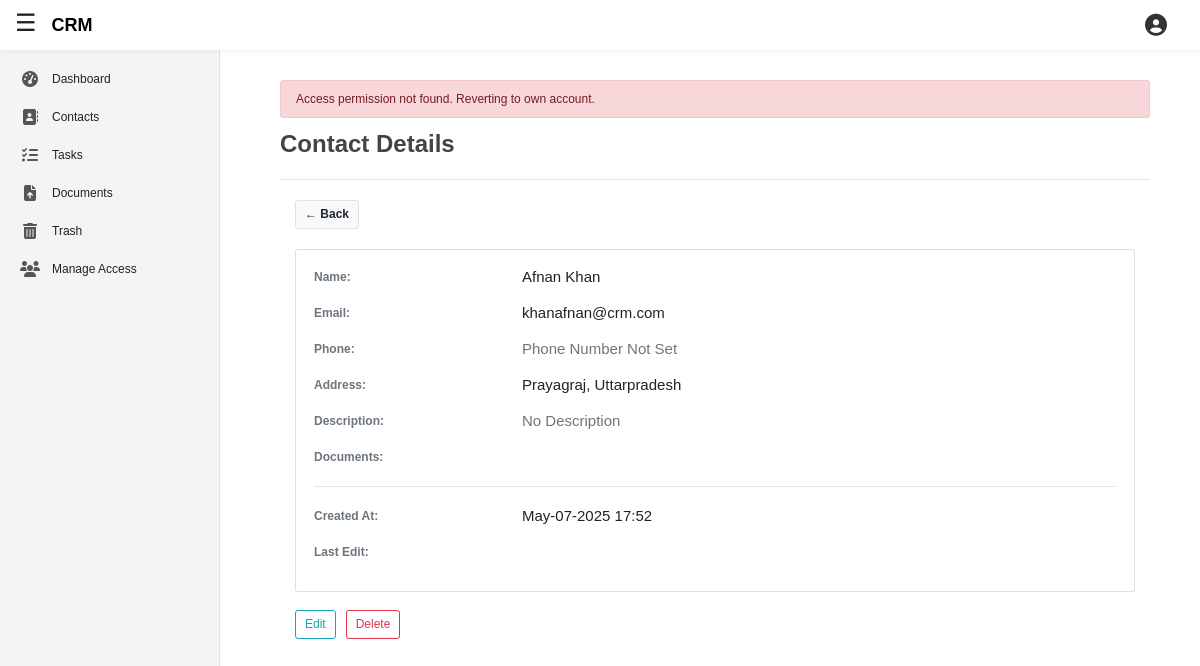
The page /apps/contacts/12/ (signed in) on the database its author committed.
### client/models.py (models this page shows, shortened)
class BaseModel(models.Model):
    is_deleted = models.BooleanField(default = False)
    deleted_at = models.DateTimeField(null = True, blank = True)
    class Meta:
        abstract = True

class Client(BaseModel):
    name = models.CharField(max_length=255)
    email = models.CharField(max_length=80)
    country_code = models.CharField(
        max_length=5,
        choices=COUNTRY_CODE_CHOICES,
        default='+91',
        blank = True,
        null = True,
    )
    phone = models.CharField(
        max_length=12,
        validators=[phone_number_validator],
        blank = True,
        null = True,
    )
    address = models.CharField(max_length=255, blank = True, null = True)
    description = models.TextField(blank = True, null = True)
    is_active = models.BooleanField(default=True)
    created_at = models.DateTimeField(auto_now_add=True)
    last_edit = models.DateTimeField(auto_now = True)
    objects = CustomManager()
    all_objects = models.Manager()
    list = models.ForeignKey(Project, on_delete=models.CASCADE)
    companyAssignee = models.ForeignKey(BusinessUser, on_delete=models.CASCADE)

### featuredApp/views.py (the view, shortened to what this page needs)
# urls.py: path('contacts/<int:pk>/', views.contact_detailed_view, name='appContactDetail'),
@login_required
def contact_detailed_view(request, pk):
    user = request.user.businessuser
    logged_in_user = request.user.businessuser
    active_business_user, is_success = get_active_business_user_with_permission(request, 'can_read_contact', show_err='Contact Read')
    if(active_business_user == logged_in_user):
        projects = Project.objects.filter(user = logged_in_user)
        contact = get_object_or_404(Client, companyAssignee = user, pk=pk)
        documents = Document.objects.filter(user = logged_in_user, related_to=contact)
    else:
        return redirect('appContacts')
    form_type = request.POST.get("form_type")
    formEditClient = ClientCreationForm(user = active_business_user, possible_projects = projects, instance = contact)
    context = {
        'contact': contact,
        'form': formEditClient,
        'documents': documents,
        'businessuser': user,
    }
    return render(
        request,
        'featuredApp/contact_detailed.html',
        context,
    )

### client/models.py (called while the page is built)
    def get_queryset(self):
        return super().get_queryset().filter(is_deleted = False)

    def __str__(self):
        return f'{self.name}'

### featuredApp/templates/featuredApp/contact_detailed.html (shortened to what this page needs)
{% extends 'featuredApp/base.html' %}
{% load static %}
{% load crispy_forms_tags %}
{% block addCSSlink %}
	<link rel="stylesheet" type="text/css" href="{% static 'featuredApp/pop_up.css' %}">
{% endblock addCSSlink %}
{% block contentBody1 %}
	<h2 class="font-weight-bold">Contact Details</h2>
	<hr style="margin: 20px 0;">
	<div class="container mt-4">
		<a href="{% url 'appContacts' %}" class="btn btn-light border font-weight-bold">
			← Back
		</a>
		<div style="padding-bottom: 20px;"></div>
	    <div class="card p-4 shadow-sm">
	        <div class="row mb-3">
	            <div class="col-md-3 text-muted font-weight-bold">Name:</div>
	            <div class="col-md-9 h5">{{ contact.name }}</div>
	        </div>
	        <div class="row mb-3">
	            <div class="col-md-3 text-muted font-weight-bold">Email:</div>
	            <div class="col-md-9 h5">
	            	{% if contact.email != "" %}
	            		{{ contact.email }}
	            	{% else %}
	            		<span class="text-muted">Email Not Set</span>
	            	{% endif %}
	            </div>
	        </div>
	        <div class="row mb-3">
	            <div class="col-md-3 text-muted font-weight-bold">Phone:</div>
	            <div class="col-md-9 h5">
		            {% if contact.phone != None %}
	            		{{ contact.phone }}
	            	{% else %}
	            		<span class="text-muted">Phone Number Not Set</span>
	            	{% endif %}
	        	</div>
	        </div>
	        <div class="row mb-3">
	            <div class="col-md-3 text-muted font-weight-bold">Address:</div>
	            <div class="col-md-9 h5">
	            	{% if contact.address != None %}
	            		{{ contact.address }}
	            	{% else %}
	            		<span class="text-muted">Phone Number Not Set</span>
	            	{% endif %}
	        	</div>
	        </div>
	        <div class="row mb-3">
	            <div class="col-md-3 text-muted font-weight-bold">Description:</div>
	            <div class="col-md-9 h5">
	            	{% if contact.description != "" %}
	            		{{ contact.description }}
	            	{% else %}
	            		<span class="text-muted">No Description</span>
	            	{% endif %}
	        	</div>
	        </div>
	        <div class="row">
	            <div class="col-md-3 text-muted font-weight-bold">Documents:</div>
	            <div class="col-md-9 h5">
	        	</div>
	        </div>
	        <hr style="margin: 20px 0;">
	        <div class="row mb-3">
	            <div class="col-md-3 text-muted font-weight-bold">Created At:</div>
	            <div class="col-md-9 h5">{{ contact.created_at|date:"M-d-Y H:i" }}</div>
	        </div>
	        <div class="row mb-3">
	            <div class="col-md-3 text-muted font-weight-bold">Last Edit:</div>
	            <div class="col-md-9 h5">{{ contact.last_edited|date:"M-d-Y H:i" }}</div>
	        </div>
	    </div>
	    <div class="mt-4 d-flex justify-content-start" style="column-gap: 10px;">
		    <button class="btn btn-outline-info" type="submit" onclick="openEditContactFormPopUp()">
		    	Edit
		    </button>
		    <form action="{% url 'appContactDelete' contact.id %}" method="post">
		    	<button class="btn btn-outline-danger" type="submit" href="{% url 'appContactDelete' contact.id %}">Delete</button>
		    </form>
	</div>
	</div>
{% endblock contentBody1 %}

### accounts/static/accounts/base.css (style rules this page uses)
body { background: #fafafa; color: #333333; margin-top: 5rem; }
h1, h2, h3, h4, h5, h6 { color: #444444; }

### featuredApp/static/featuredApp/base.css (style rules this page uses)
body, html { font-size: 12px; margin: 0; padding: 0; font-family: sans-serif; background-color: #ffffff; color: #222; }

### rows shown on the page
Client: name "Afnan Khan", email "khanafnan@crm.com", address "Prayagraj, Uttarpradesh", created_at "May-07-2025 17:52"

### other values the page prints
{{ message }} "Access permission not found. Reverting to own account."
